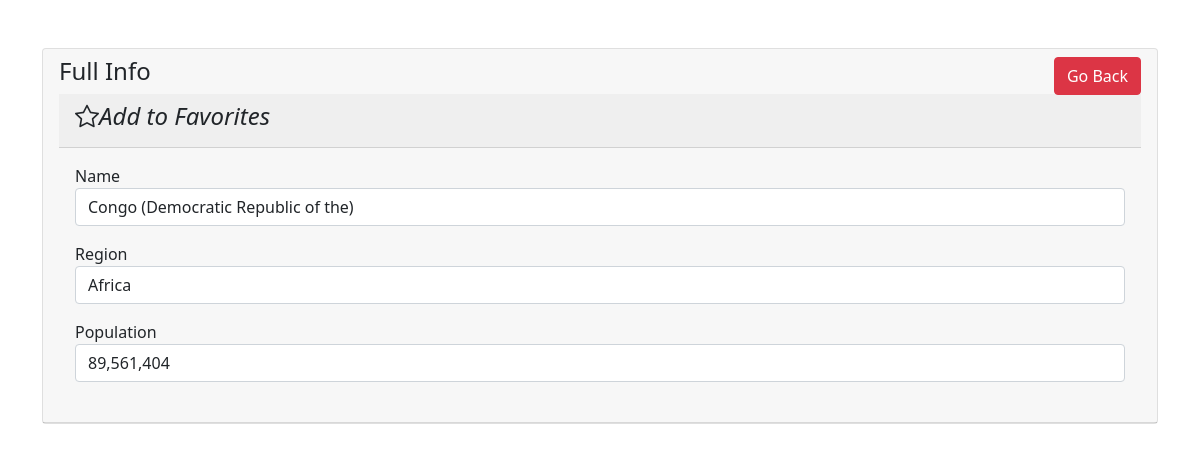
Page /view_country.php?country_id=55 (signed in) on the committed database.
### tables this page shows
CREATE TABLE `countries` (
  `country_id` int(11) NOT NULL,
  `name` varchar(255) NOT NULL,
  `region` varchar(255) NOT NULL,
  `population` varchar(255) NOT NULL,
  `country_comment_count` int(11) NOT NULL,
  `favorites` int(11) NOT NULL
);

### functions.php (called while the page is built, shortened)
<?php
include "dbcon.php";
function query($query){
    global $connect;
    return mysqli_query($connect, $query);
}
function loggedInUserId() {
    $result = query("SELECT * FROM users WHERE username ='" .$_SESSION['username']. "'");
    $user = mysqli_fetch_array($result);
    return mysqli_num_rows($result) >= 1 ? $user['user_id'] : false;
}
function userFavoritedThis($the_country_id = '') {
    $result = query("SELECT * FROM favorites WHERE user_id =" .loggedInUserId(). " AND country_id = {$the_country_id}");
    return mysqli_num_rows($result);
    }
?>

### view_country.php (the view, shortened to what this page needs)
<?php
include "includes/header.php";
include "functions.php";
?>
<?php
if(isset($_GET['country_id'])) {
    $the_country_id = mysqli_real_escape_string($connect, $_GET['country_id']);
}
?>
<div class="container mt-5">
    <div class="row">
        <div class="col-md-12">
            <div class="card">
                <div class="card-header">
                    <h4>
                        Full Info
                        <a href="homepage.php" class="btn btn-danger float-end">Go Back</a>
                    </h4>
                    <div class="card-header">
                    <h4>
                    <i class="<?php echo userFavoritedThis($the_country_id) ? 'bi bi-star-fill' : 'bi bi-star' ?>" id="favorite">Add to Favorites</i>
                    </h4>
                </div>
                <div class="card-body">
                    <?php
                    $query = "SELECT * FROM countries WHERE country_id = '$the_country_id'";
                    $query_run = mysqli_query($connect, $query);
                    while($row = mysqli_fetch_assoc($query_run)) {
                        $country_name = $row['name'];
                        $country_region = $row['region'];
                        $country_population = $row['population'];
                        $format = number_format($country_population);
                    }
                    ?>
                    <div class="mb-3">
                        <label>Name</label>
                        <p class="form-control">
                            <?php echo $country_name; ?>
                        </p>
                    </div>
                    <div class="mb-3">
                        <label>Region</label>
                        <p class="form-control">
                            <?php echo $country_region; ?>
                        </p>
                    </div>
                    <div class="mb-3">
                        <label>Population</label>
                        <p class="form-control">
                            <?php echo $format; ?>
                        </p>
                    </div>
                </div>
            </div>
        </div>
    </div>
</div>
<?php
include "includes/footer.php";
?>

### rows in the picture
countries: name "Congo (Democratic Republic of the)", region "Africa", population "89,561,404"
